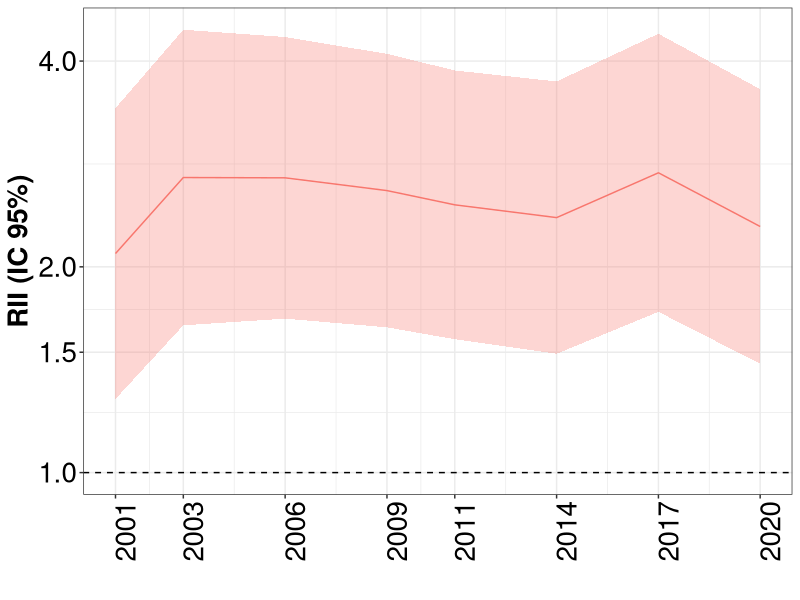
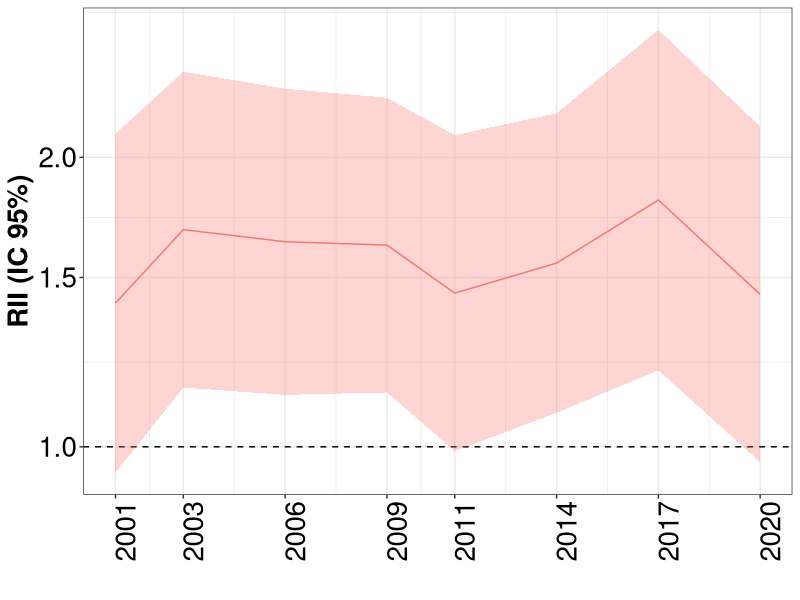
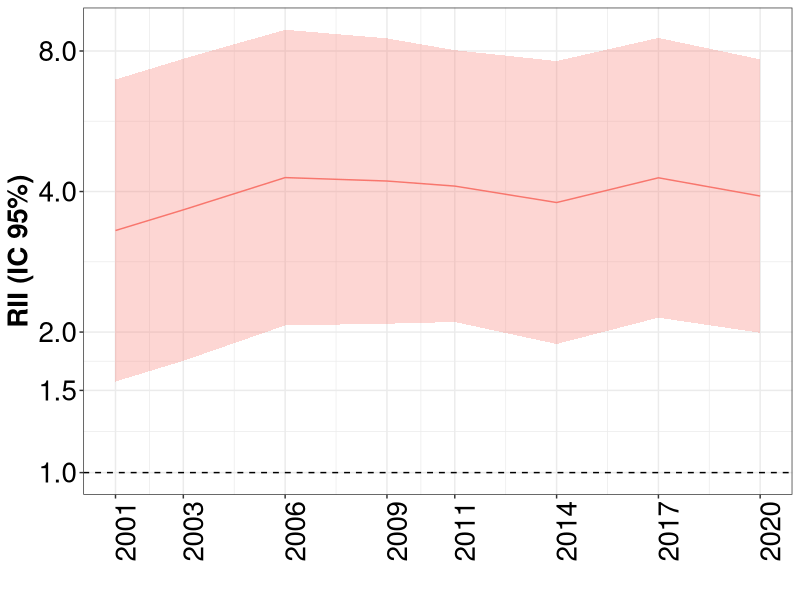
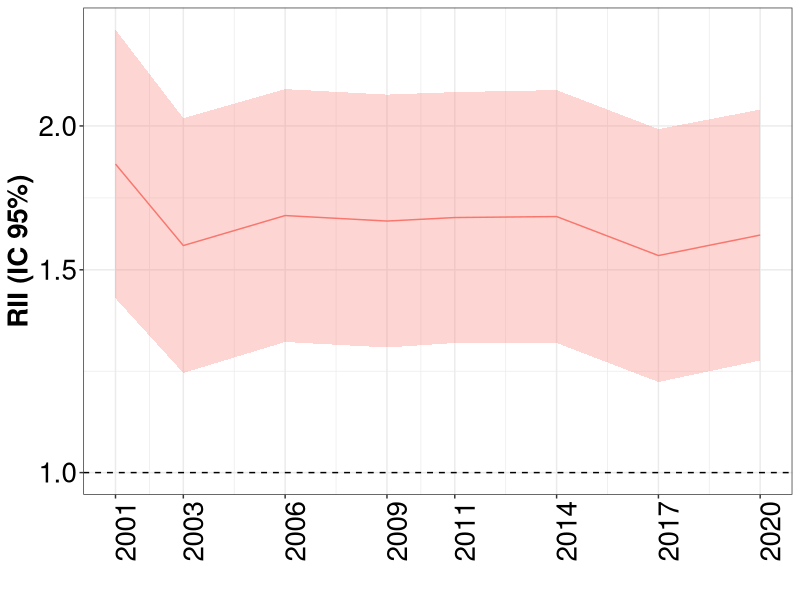
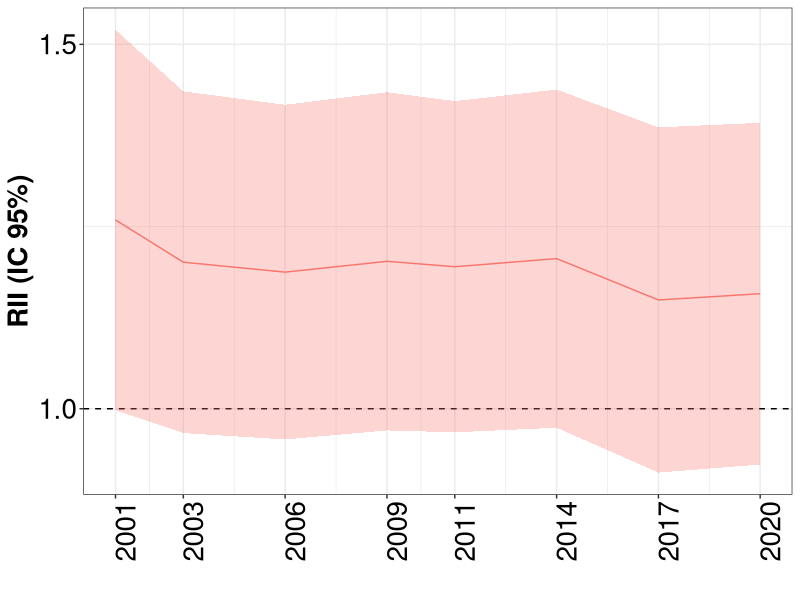
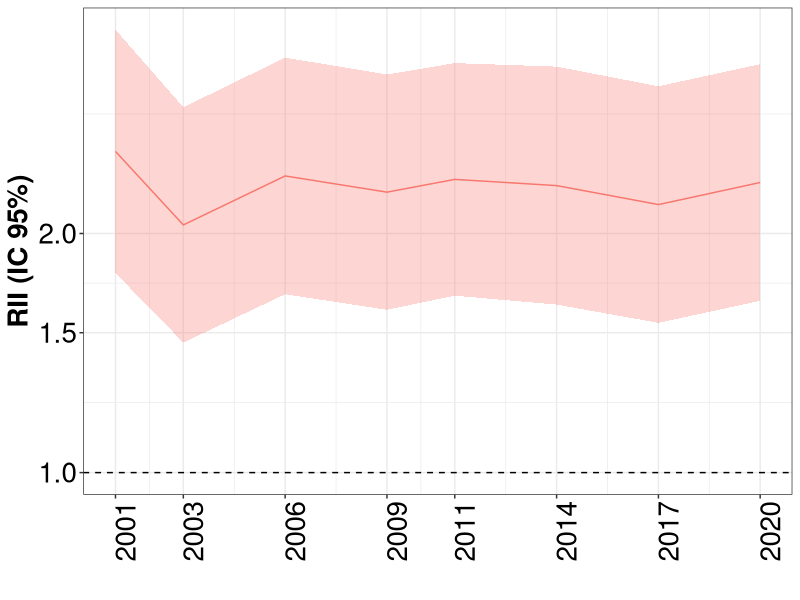
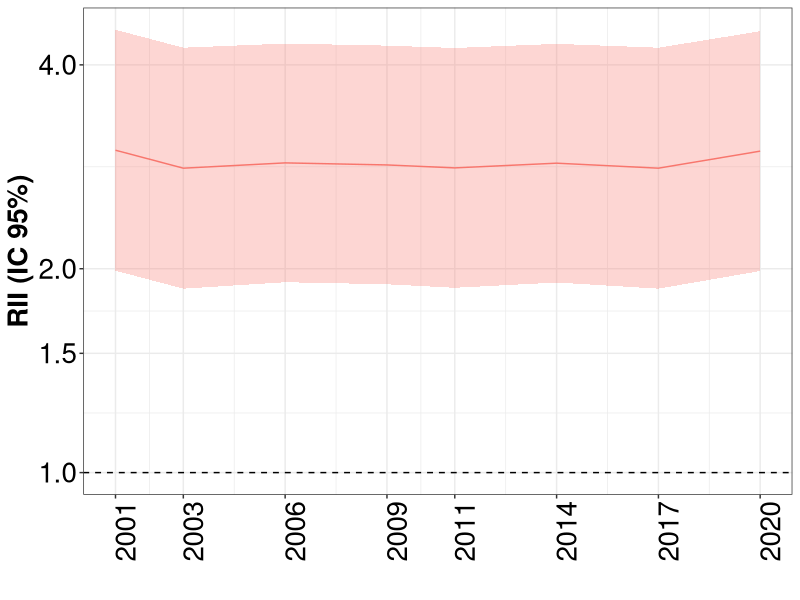
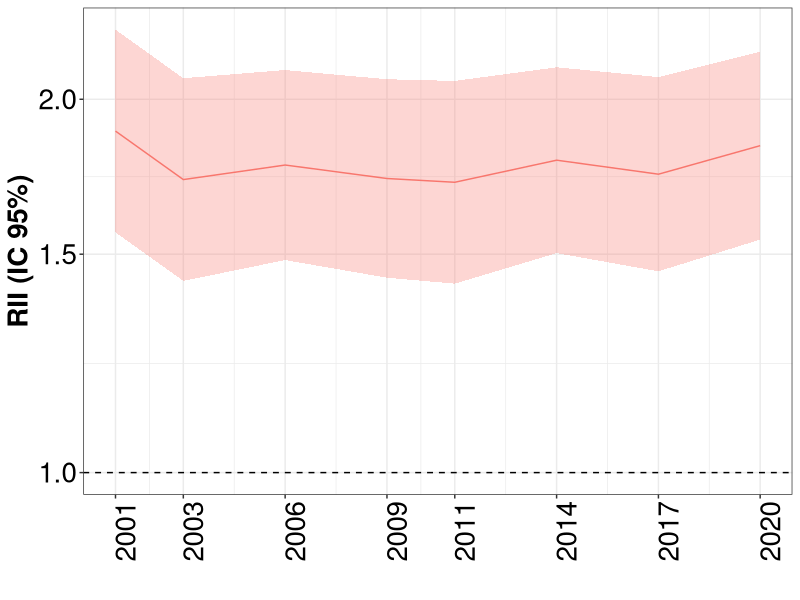

Reproduce these figures in R, in order.
## ---- chunk 1
knitr::opts_chunk$set(echo = TRUE)
library(tidyverse)
library(readxl)
library(ggplot2)

## ---- chunk 2

desigualdades_rii <- read.csv("rii.csv")
datos_ca <- desigualdades_rii %>%
  filter(abreviatura == "CM")

## ---- chunk 3

datos_ca %>%
  filter(fr =="diabetes", sexo=="Overall") %>%
  ggplot(aes(x=as.Date(encuesta), y=rii, ymin=rii_infci, ymax=rii_supci, group=fr)) +
  geom_hline(yintercept = 1, lty = 2) +
  geom_ribbon(alpha=0.3, aes(fill=fr)) +
  geom_line(aes(color=fr)) +
  scale_y_continuous(trans="log", breaks=c(0.75, 1, 1.5, 2, 4, 8, 16, 32))+
  scale_x_date(date_labels = "%Y", breaks = unique(as.Date(datos_ca$encuesta)))+
  labs(x="", y="RII (IC 95%)")+
  theme_bw()+
  theme(axis.text=element_text(size=20, color="black"),
                  axis.title=element_text(size=20, face="bold", color="black"),
                  axis.text.x = element_text(angle = 90),
                  strip.text = element_text(size=20, face="bold", color="black"),
                  legend.position="none")

## ---- chunk 4

datos_ca %>%
  filter(fr =="diabetes", sexo=="Hombre") %>%
  ggplot(aes(x=as.Date(encuesta), y=rii, ymin=rii_infci, ymax=rii_supci, group=fr)) +
  geom_hline(yintercept = 1, lty = 2) +
  geom_ribbon(alpha=0.3, aes(fill=fr)) +
  geom_line(aes(color=fr)) +
  scale_y_continuous(trans="log", breaks=c(0.75, 1, 1.5, 2, 4, 8, 16, 32))+
  scale_x_date(date_labels = "%Y", breaks = unique(as.Date(datos_ca$encuesta)))+
  labs(x="", y="RII (IC 95%)")+
  theme_bw()+
  theme(axis.text=element_text(size=20, color="black"),
                  axis.title=element_text(size=20, face="bold", color="black"),
                  axis.text.x = element_text(angle = 90),
                  strip.text = element_text(size=20, face="bold", color="black"),
                  legend.position="none")

## ---- chunk 5

datos_ca %>%
  filter(fr =="diabetes", sexo=="Mujeres") %>%
  ggplot(aes(x=as.Date(encuesta), y=rii, ymin=rii_infci, ymax=rii_supci, group=fr)) +
  geom_hline(yintercept = 1, lty = 2) +
  geom_ribbon(alpha=0.3, aes(fill=fr)) +
  geom_line(aes(color=fr)) +
  scale_y_continuous(trans="log", breaks=c(0.75, 1, 1.5, 2, 4, 8, 16, 32))+
  scale_x_date(date_labels = "%Y", breaks = unique(as.Date(datos_ca$encuesta)))+
  labs(x="", y="RII (IC 95%)")+
  theme_bw()+
  theme(axis.text=element_text(size=20, color="black"),
                  axis.title=element_text(size=20, face="bold", color="black"),
                  axis.text.x = element_text(angle = 90),
                  strip.text = element_text(size=20, face="bold", color="black"),
                  legend.position="none")

## ---- chunk 6

datos_ca %>%
  filter(fr =="hta", sexo=="Overall") %>%
  ggplot(aes(x=as.Date(encuesta), y=rii, ymin=rii_infci, ymax=rii_supci, group=fr)) +
  geom_hline(yintercept = 1, lty = 2) +
  geom_ribbon(alpha=0.3, aes(fill=fr)) +
  geom_line(aes(color=fr)) +
  scale_y_continuous(trans="log", breaks=c(0.75, 1, 1.5, 2, 4, 8, 16, 32))+
  scale_x_date(date_labels = "%Y", breaks = unique(as.Date(datos_ca$encuesta)))+
  labs(x="", y="RII (IC 95%)")+
  theme_bw()+
  theme(axis.text=element_text(size=20, color="black"),
                  axis.title=element_text(size=20, face="bold", color="black"),
                  axis.text.x = element_text(angle = 90),
                  strip.text = element_text(size=20, face="bold", color="black"),
                  legend.position="none")
## ---- chunk 7

datos_ca %>%
  filter(fr =="hta", sexo=="Hombre") %>%
  ggplot(aes(x=as.Date(encuesta), y=rii, ymin=rii_infci, ymax=rii_supci, group=fr)) +
  geom_hline(yintercept = 1, lty = 2) +
  geom_ribbon(alpha=0.3, aes(fill=fr)) +
  geom_line(aes(color=fr)) +
  scale_y_continuous(trans="log", breaks=c(0.75, 1, 1.5, 2, 4, 8, 16, 32))+
  scale_x_date(date_labels = "%Y", breaks = unique(as.Date(datos_ca$encuesta)))+
  labs(x="", y="RII (IC 95%)")+
  theme_bw()+
  theme(axis.text=element_text(size=20, color="black"),
                  axis.title=element_text(size=20, face="bold", color="black"),
                  axis.text.x = element_text(angle = 90),
                  strip.text = element_text(size=20, face="bold", color="black"),
                  legend.position="none")

## ---- chunk 8

datos_ca %>%
  filter(fr =="hta", sexo=="Mujeres") %>%
  ggplot(aes(x=as.Date(encuesta), y=rii, ymin=rii_infci, ymax=rii_supci, group=fr)) +
  geom_hline(yintercept = 1, lty = 2) +
  geom_ribbon(alpha=0.3, aes(fill=fr)) +
  geom_line(aes(color=fr)) +
  scale_y_continuous(trans="log", breaks=c(0.75, 1, 1.5, 2, 4, 8, 16, 32))+
  scale_x_date(date_labels = "%Y", breaks = unique(as.Date(datos_ca$encuesta)))+
  labs(x="", y="RII (IC 95%)")+
  theme_bw()+
  theme(axis.text=element_text(size=20, color="black"),
                  axis.title=element_text(size=20, face="bold", color="black"),
                  axis.text.x = element_text(angle = 90),
                  strip.text = element_text(size=20, face="bold", color="black"),
                  legend.position="none")

## ---- chunk 9

datos_ca %>%
  filter(fr =="obesity", sexo=="Overall") %>%
  ggplot(aes(x=as.Date(encuesta), y=rii, ymin=rii_infci, ymax=rii_supci, group=fr)) +
  geom_hline(yintercept = 1, lty = 2) +
  geom_ribbon(alpha=0.3, aes(fill=fr)) +
  geom_line(aes(color=fr)) +
  scale_y_continuous(trans="log", breaks=c(0.75, 1, 1.5, 2, 4, 8, 16, 32))+
  scale_x_date(date_labels = "%Y", breaks = unique(as.Date(datos_ca$encuesta)))+
  labs(x="", y="RII (IC 95%)")+
  theme_bw()+
  theme(axis.text=element_text(size=20, color="black"),
                  axis.title=element_text(size=20, face="bold", color="black"),
                  axis.text.x = element_text(angle = 90),
                  strip.text = element_text(size=20, face="bold", color="black"),
                  legend.position="none")
## ---- chunk 10

datos_ca %>%
  filter(fr =="obesity", sexo=="Hombre") %>%
  ggplot(aes(x=as.Date(encuesta), y=rii, ymin=rii_infci, ymax=rii_supci, group=fr)) +
  geom_hline(yintercept = 1, lty = 2) +
  geom_ribbon(alpha=0.3, aes(fill=fr)) +
  geom_line(aes(color=fr)) +
  scale_y_continuous(trans="log", breaks=c(0.75, 1, 1.5, 2, 4, 8, 16, 32))+
  scale_x_date(date_labels = "%Y", breaks = unique(as.Date(datos_ca$encuesta)))+
  labs(x="", y="RII (IC 95%)")+
  theme_bw()+
  theme(axis.text=element_text(size=20, color="black"),
                  axis.title=element_text(size=20, face="bold", color="black"),
                  axis.text.x = element_text(angle = 90),
                  strip.text = element_text(size=20, face="bold", color="black"),
                  legend.position="none")

## ---- chunk 11

datos_ca %>%
  filter(fr =="obesity", sexo=="Mujeres") %>%
  ggplot(aes(x=as.Date(encuesta), y=rii, ymin=rii_infci, ymax=rii_supci, group=fr)) +
  geom_hline(yintercept = 1, lty = 2) +
  geom_ribbon(alpha=0.3, aes(fill=fr)) +
  geom_line(aes(color=fr)) +
  scale_y_continuous(trans="log", breaks=c(0.75, 1, 1.5, 2, 4, 8, 16, 32))+
  scale_x_date(date_labels = "%Y", breaks = unique(as.Date(datos_ca$encuesta)))+
  labs(x="", y="RII (IC 95%)")+
  theme_bw()+
  theme(axis.text=element_text(size=20, color="black"),
                  axis.title=element_text(size=20, face="bold", color="black"),
                  axis.text.x = element_text(angle = 90),
                  strip.text = element_text(size=20, face="bold", color="black"),
                  legend.position="none")

## ---- chunk 12

datos_ca %>%
  filter(fr =="col", sexo=="Overall") %>%
  ggplot(aes(x=as.Date(encuesta), y=rii, ymin=rii_infci, ymax=rii_supci, group=fr)) +
  geom_hline(yintercept = 1, lty = 2) +
  geom_ribbon(alpha=0.3, aes(fill=fr)) +
  geom_line(aes(color=fr)) +
  scale_y_continuous(trans="log", breaks=c(0.75, 1, 1.5, 2, 4, 8, 16, 32))+
  scale_x_date(date_labels = "%Y", breaks = unique(as.Date(datos_ca$encuesta)))+
  labs(x="", y="RII (IC 95%)")+
  theme_bw()+
  theme(axis.text=element_text(size=20, color="black"),
                  axis.title=element_text(size=20, face="bold", color="black"),
                  axis.text.x = element_text(angle = 90),
                  strip.text = element_text(size=20, face="bold", color="black"),
                  legend.position="none")
## ---- chunk 13

datos_ca %>%
  filter(fr =="col", sexo=="Hombre") %>%
  ggplot(aes(x=as.Date(encuesta), y=rii, ymin=rii_infci, ymax=rii_supci, group=fr)) +
  geom_hline(yintercept = 1, lty = 2) +
  geom_ribbon(alpha=0.3, aes(fill=fr)) +
  geom_line(aes(color=fr)) +
  scale_y_continuous(trans="log", breaks=c(0.75, 1, 1.5, 2, 4, 8, 16, 32))+
  scale_x_date(date_labels = "%Y", breaks = unique(as.Date(datos_ca$encuesta)))+
  labs(x="", y="RII (IC 95%)")+
  theme_bw()+
  theme(axis.text=element_text(size=20, color="black"),
                  axis.title=element_text(size=20, face="bold", color="black"),
                  axis.text.x = element_text(angle = 90),
                  strip.text = element_text(size=20, face="bold", color="black"),
                  legend.position="none")

## ---- chunk 14

datos_ca %>%
  filter(fr =="col", sexo=="Mujeres") %>%
  ggplot(aes(x=as.Date(encuesta), y=rii, ymin=rii_infci, ymax=rii_supci, group=fr)) +
  geom_hline(yintercept = 1, lty = 2) +
  geom_ribbon(alpha=0.3, aes(fill=fr)) +
  geom_line(aes(color=fr)) +
  scale_y_continuous(trans="log", breaks=c(0.75, 1, 1.5, 2, 4, 8, 16, 32))+
  scale_x_date(date_labels = "%Y", breaks = unique(as.Date(datos_ca$encuesta)))+
  labs(x="", y="RII (IC 95%)")+
  theme_bw()+
  theme(axis.text=element_text(size=20, color="black"),
                  axis.title=element_text(size=20, face="bold", color="black"),
                  axis.text.x = element_text(angle = 90),
                  strip.text = element_text(size=20, face="bold", color="black"),
                  legend.position="none")

## ---- chunk 15

datos_ca %>%
  filter(fr =="sedentario", sexo=="Overall") %>%
  ggplot(aes(x=as.Date(encuesta), y=rii, ymin=rii_infci, ymax=rii_supci, group=fr)) +
  geom_hline(yintercept = 1, lty = 2) +
  geom_ribbon(alpha=0.3, aes(fill=fr)) +
  geom_line(aes(color=fr)) +
  scale_y_continuous(trans="log", breaks=c(0.75, 1, 1.5, 2, 4, 8, 16, 32))+
  scale_x_date(date_labels = "%Y", breaks = unique(as.Date(datos_ca$encuesta)))+
  labs(x="", y="RII (IC 95%)")+
  theme_bw()+
  theme(axis.text=element_text(size=20, color="black"),
                  axis.title=element_text(size=20, face="bold", color="black"),
                  axis.text.x = element_text(angle = 90),
                  strip.text = element_text(size=20, face="bold", color="black"),
                  legend.position="none")
## ---- chunk 16

datos_ca %>%
  filter(fr =="sedentario", sexo=="Hombre") %>%
  ggplot(aes(x=as.Date(encuesta), y=rii, ymin=rii_infci, ymax=rii_supci, group=fr)) +
  geom_hline(yintercept = 1, lty = 2) +
  geom_ribbon(alpha=0.3, aes(fill=fr)) +
  geom_line(aes(color=fr)) +
  scale_y_continuous(trans="log", breaks=c(0.75, 1, 1.5, 2, 4, 8, 16, 32))+
  scale_x_date(date_labels = "%Y", breaks = unique(as.Date(datos_ca$encuesta)))+
  labs(x="", y="RII (IC 95%)")+
  theme_bw()+
  theme(axis.text=element_text(size=20, color="black"),
                  axis.title=element_text(size=20, face="bold", color="black"),
                  axis.text.x = element_text(angle = 90),
                  strip.text = element_text(size=20, face="bold", color="black"),
                  legend.position="none")

## ---- chunk 17

datos_ca %>%
  filter(fr =="sedentario", sexo=="Mujeres") %>%
  ggplot(aes(x=as.Date(encuesta), y=rii, ymin=rii_infci, ymax=rii_supci, group=fr)) +
  geom_hline(yintercept = 1, lty = 2) +
  geom_ribbon(alpha=0.3, aes(fill=fr)) +
  geom_line(aes(color=fr)) +
  scale_y_continuous(trans="log", breaks=c(0.75, 1, 1.5, 2, 4, 8, 16, 32))+
  scale_x_date(date_labels = "%Y", breaks = unique(as.Date(datos_ca$encuesta)))+
  labs(x="", y="RII (IC 95%)")+
  theme_bw()+
  theme(axis.text=element_text(size=20, color="black"),
                  axis.title=element_text(size=20, face="bold", color="black"),
                  axis.text.x = element_text(angle = 90),
                  strip.text = element_text(size=20, face="bold", color="black"),
                  legend.position="none")

## ---- chunk 18

datos_ca %>%
  filter(fr =="smoking", sexo=="Overall") %>%
  ggplot(aes(x=as.Date(encuesta), y=rii, ymin=rii_infci, ymax=rii_supci, group=fr)) +
  geom_hline(yintercept = 1, lty = 2) +
  geom_ribbon(alpha=0.3, aes(fill=fr)) +
  geom_line(aes(color=fr)) +
  scale_y_continuous(trans="log", breaks=c(0.75, 1, 1.5, 2, 4, 8, 16, 32))+
  scale_x_date(date_labels = "%Y", breaks = unique(as.Date(datos_ca$encuesta)))+
  labs(x="", y="RII (IC 95%)")+
  theme_bw()+
  theme(axis.text=element_text(size=20, color="black"),
                  axis.title=element_text(size=20, face="bold", color="black"),
                  axis.text.x = element_text(angle = 90),
                  strip.text = element_text(size=20, face="bold", color="black"),
                  legend.position="none")
## ---- chunk 19

datos_ca %>%
  filter(fr =="smoking", sexo=="Hombre") %>%
  ggplot(aes(x=as.Date(encuesta), y=rii, ymin=rii_infci, ymax=rii_supci, group=fr)) +
  geom_hline(yintercept = 1, lty = 2) +
  geom_ribbon(alpha=0.3, aes(fill=fr)) +
  geom_line(aes(color=fr)) +
  scale_y_continuous(trans="log", breaks=c(0.75, 1, 1.5, 2, 4, 8, 16, 32))+
  scale_x_date(date_labels = "%Y", breaks = unique(as.Date(datos_ca$encuesta)))+
  labs(x="", y="RII (IC 95%)")+
  theme_bw()+
  theme(axis.text=element_text(size=20, color="black"),
                  axis.title=element_text(size=20, face="bold", color="black"),
                  axis.text.x = element_text(angle = 90),
                  strip.text = element_text(size=20, face="bold", color="black"),
                  legend.position="none")

## ---- chunk 20

datos_ca %>%
  filter(fr =="smoking", sexo=="Mujeres") %>%
  ggplot(aes(x=as.Date(encuesta), y=rii, ymin=rii_infci, ymax=rii_supci, group=fr)) +
  geom_hline(yintercept = 1, lty = 2) +
  geom_ribbon(alpha=0.3, aes(fill=fr)) +
  geom_line(aes(color=fr)) +
  scale_y_continuous(trans="log", breaks=c(0.75, 1, 1.5, 2, 4, 8, 16, 32))+
  scale_x_date(date_labels = "%Y", breaks = unique(as.Date(datos_ca$encuesta)))+
  labs(x="", y="RII (IC 95%)")+
  theme_bw()+
  theme(axis.text=element_text(size=20, color="black"),
                  axis.title=element_text(size=20, face="bold", color="black"),
                  axis.text.x = element_text(angle = 90),
                  strip.text = element_text(size=20, face="bold", color="black"),
                  legend.position="none")

## ---- chunk 21

datos_ca %>%
  filter(fr =="alcohol", sexo=="Overall") %>%
  ggplot(aes(x=as.Date(encuesta), y=rii, ymin=rii_infci, ymax=rii_supci, group=fr)) +
  geom_hline(yintercept = 1, lty = 2) +
  geom_ribbon(alpha=0.3, aes(fill=fr)) +
  geom_line(aes(color=fr)) +
  scale_y_continuous(trans="log", breaks=c(0.75, 1, 1.5, 2, 4, 8, 16, 32))+
  scale_x_date(date_labels = "%Y", breaks = unique(as.Date(datos_ca$encuesta)))+
  labs(x="", y="RII (IC 95%)")+
  theme_bw()+
  theme(axis.text=element_text(size=20, color="black"),
                  axis.title=element_text(size=20, face="bold", color="black"),
                  axis.text.x = element_text(angle = 90),
                  strip.text = element_text(size=20, face="bold", color="black"),
                  legend.position="none")
## ---- chunk 22

datos_ca %>%
  filter(fr =="alcohol", sexo=="Hombre") %>%
  ggplot(aes(x=as.Date(encuesta), y=rii, ymin=rii_infci, ymax=rii_supci, group=fr)) +
  geom_hline(yintercept = 1, lty = 2) +
  geom_ribbon(alpha=0.3, aes(fill=fr)) +
  geom_line(aes(color=fr)) +
  scale_y_continuous(trans="log", breaks=c(0.75, 1, 1.5, 2, 4, 8, 16, 32))+
  scale_x_date(date_labels = "%Y", breaks = unique(as.Date(datos_ca$encuesta)))+
  labs(x="", y="RII (IC 95%)")+
  theme_bw()+
  theme(axis.text=element_text(size=20, color="black"),
                  axis.title=element_text(size=20, face="bold", color="black"),
                  axis.text.x = element_text(angle = 90),
                  strip.text = element_text(size=20, face="bold", color="black"),
                  legend.position="none")

## ---- chunk 23

datos_ca %>%
  filter(fr =="alcohol", sexo=="Mujeres") %>%
  ggplot(aes(x=as.Date(encuesta), y=rii, ymin=rii_infci, ymax=rii_supci, group=fr)) +
  geom_hline(yintercept = 1, lty = 2) +
  geom_ribbon(alpha=0.3, aes(fill=fr)) +
  geom_line(aes(color=fr)) +
  scale_y_continuous(trans="log", breaks=c(0.75, 1, 1.5, 2, 4, 8, 16, 32))+
  scale_x_date(date_labels = "%Y", breaks = unique(as.Date(datos_ca$encuesta)))+
  labs(x="", y="RII (IC 95%)")+
  theme_bw()+
  theme(axis.text=element_text(size=20, color="black"),
                  axis.title=element_text(size=20, face="bold", color="black"),
                  axis.text.x = element_text(angle = 90),
                  strip.text = element_text(size=20, face="bold", color="black"),
                  legend.position="none")

